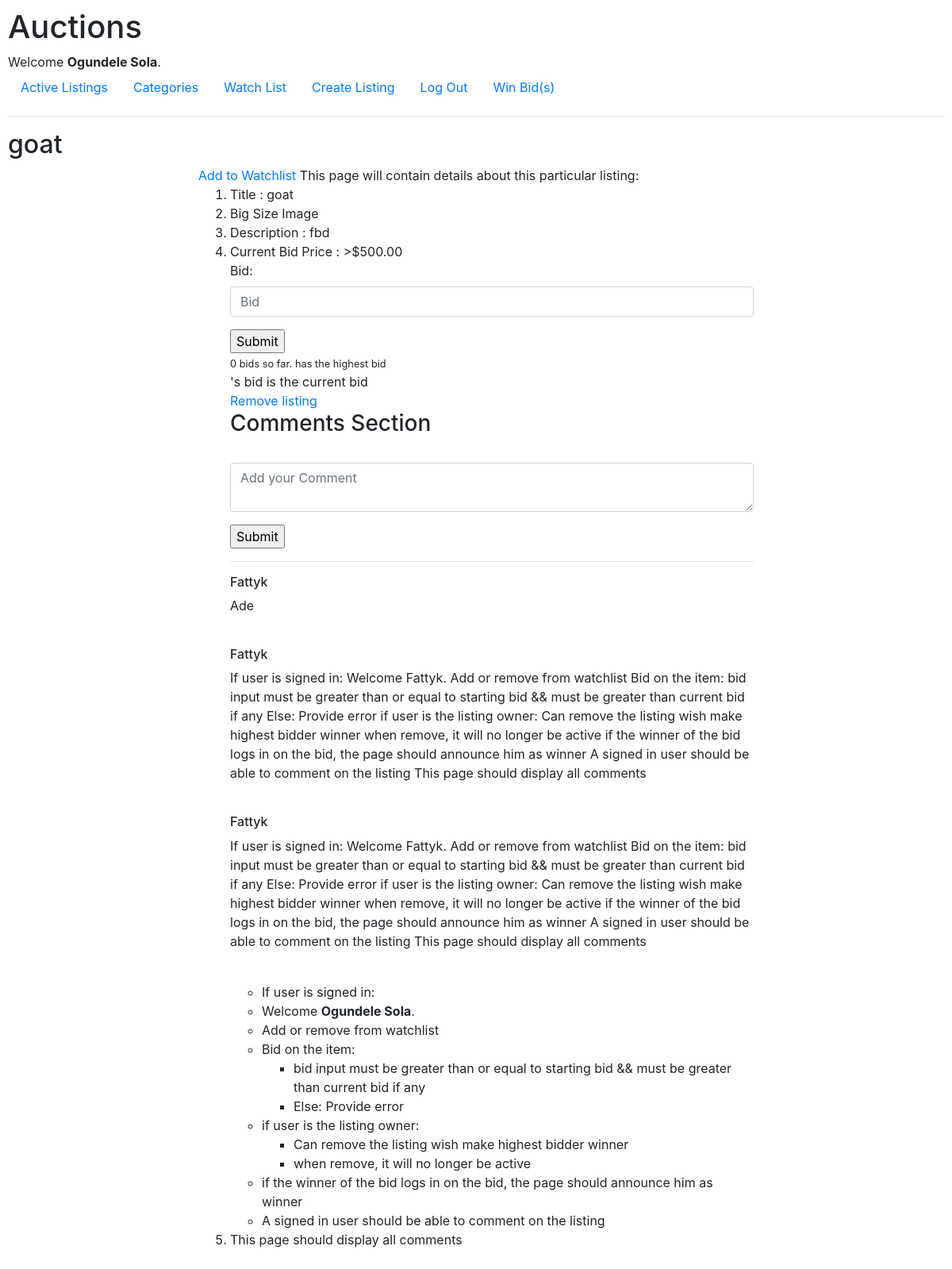
Screenshot of /3 (signed in) with the database file from the repository.
### auctions/models.py (models this page shows, shortened)
class User(AbstractUser):
    pass

class Listing(models.Model):
    title = models.CharField(max_length=64)
    description = models.TextField(max_length=100)
    c_price = models.IntegerField()
    image = models.ImageField(upload_to=image_directory_path)
    category = models.ForeignKey(Category, blank=True, null=True, on_delete=models.CASCADE, related_name="input_cat")
    highest_bidder = models.ForeignKey(User, blank=True, null=True, on_delete=models.CASCADE, related_name="highest_bidder")
    user = models.ForeignKey(User, blank=True, null= True, on_delete=models.CASCADE, related_name="uploader")

class Comment(models.Model):
    user = models.ForeignKey(User, on_delete=models.CASCADE, related_name="com_user")
    listing = models.ForeignKey(Listing, on_delete=models.CASCADE, related_name="com_listing")
    comment = models.CharField(max_length=200)

### auctions/views.py (the view, shortened to what this page needs)
# urls.py: path("<int:id>", views.listing, name="listing"),
def listing(request, id):
    if request.user.is_authenticated:
        user = request.user
        listing = Listing.objects.get(id=id)
        watch = Watch.objects.filter(user=user, listing=listing)
        add_remove_watchlist = "Remove from Watchlist" if (watch) else "Add to Watchlist"
        total_bid = listing.bid_listing.all()
        total_bid = len(total_bid)
        comments = Comment.objects.all()[::-1]
        return render(request, "auctions/listing.html",{
            "listing": listing,
            "add_remove_watchlist": add_remove_watchlist,
            "bidform":  BidForm(),
            "total_bid": total_bid,
            "comments": comments
        })
    return render(request, "auctions/listing.html")

### auctions/views.py
class BidForm(forms.Form):
    bid = forms.IntegerField(widget=forms.NumberInput(attrs={
        "class":"form-control",
        "placeholder": "Bid"
    }))

### auctions/templates/auctions/listing.html (shortened to what this page needs)
{% extends "auctions/layout.html" %}
{% load static %}
{% block body %}
    <h2>{{listing.title}}</h2>
        <section class="main">
            {% if user.is_authenticated %}
            <a href="{% url 'add_remove_watch' listing.id %}">{{add_remove_watchlist}}</a>
            {% endif %}
             This page will contain details about this particular listing:
             <ol>
                 <li>Title : {{listing.title}}</li>
                 <li>Big Size Image</li>
                 <li>Description : {{listing.description}}</li>
                 <li>Current Bid Price : >${{listing.c_price}}.00</li>
                    {% if user.is_authenticated %}
                    <form action="{% url 'listing' listing.id %}" method="POST">
                        <div class="form-group">
                            {{ bidform }}
                        </div>
                        <input type="submit"  class="btn-btn-primary">
                    </form>
                    {% if listing.highest_bidder.id == user.id %}
                    <small>{{total_bid}} bids so far. <span>You currently have the highest bid</span></small><br>
                        Your bid is the current bid
                    {% else %}
                    <small>{{total_bid}} bids so far. <span>{{listing.highest_bidder.username}} has the highest bid</span></small><br>
                        {{listing.highest_bidder.username}}'s bid is the current bid
                    {% endif %}
                    <br>
                    {% if listing.user.id == user.id %}
                        <a href="{% url 'remove_listing' listing.id %}">Remove listing</a>
                    {% endif %}
                    <h3>Comments Section</h3>
                    <br>
                    <form action="{% url 'comment' listing.id %}" method="POST">
                        <div class="form-group">
                            <textarea name="comment" class="form-control" placeholder="Add your Comment" maxlength="200"></textarea>
                        </div>
                        <input type="submit" class="btn-btn-primary">
                    </form>
                    <hr>
                    {% for comment in comments %}
                        <h6>{{ comment.user.username }}</h5>
                        <p>{{ comment.comment }}</p>
                        <br>
                    {% endfor %}
                    <ul>
                        <li>If user is signed in:
                        <li>Welcome <strong>{{ user.username }}</strong>.</li>
                        <li>Add or remove from watchlist</li>
                        <li>Bid on the item:
                            <ul>
                                <li>bid input must be greater than or equal to starting bid && must be greater than current bid if any</li>
                                <li>Else: Provide error</li>
                            </ul>
                        </li>
                        <li>if user is the listing owner:
                            <ul>
                                <li>Can remove the listing wish make highest bidder winner</li>
                                <li>when remove, it will no longer be active</li>
                            </ul>
                        </li>
                        <li>if the winner of the bid logs in on the bid, the page should announce him as winner</li>
                        <li>A signed in user should be able to comment on the listing</li>
                    </ul>
                    {% else %}
                        <li>Login for more actions</li>
                    {% endif %}
                 <li>This page should display all comments</li>
             </ol>
        </section>
{% endblock %}

### auctions/templates/auctions/layout.html (shortened to what this page needs)
{% load static %}
<!DOCTYPE html>
<html lang="en">
    <head>
        <link rel="stylesheet" href="https://stackpath.bootstrapcdn.com/bootstrap/4.4.1/css/bootstrap.min.css">
        <link href="{% static 'auctions/styles.css' %}" rel="stylesheet">
    </head>
    <body>
        <h1>Auctions</h1>
        <div>
            {% if user.is_authenticated %}
                Welcome <strong>{{ user.username }}</strong>.
            {% else %}
                Not signed in.
            {% endif %}
        </div>
        <ul class="nav">
            <li class="nav-item">
                <a class="nav-link" href="{% url 'index' %}">Active Listings</a>
            </li>
            <li class="nav-item">
                <a class="nav-link" href="{% url 'categories' %}">Categories</a>
            </li>
            {% if user.is_authenticated %}
                <li class="nav-item">
                    <a class="nav-link" href="{% url 'watch' %}">Watch List</a>
                </li>
                <li class="nav-item">
                    <a class="nav-link" href="{% url 'createList' %}">Create Listing</a>
                </li>
                <li class="nav-item">
                    <a class="nav-link" href="{% url 'logout' %}">Log Out</a>
                </li>
                <li class="nav-item">
                    <a class="nav-link" href="{% url 'won' %}">Win Bid(s)</a>
                </li>
            {% endif %}
        </ul>
        <hr>
        {% block body %}
        {% endblock %}
    </body>
</html>

### auctions/static/auctions/styles.css (style rules this page uses)
body { padding: 10px; }

### auctions/templates/auctions/listing.html (style rules this page uses)
.main { width: 700px; margin: 0px auto; }

### rows the page displays
User: username "Ogundele Sola"
Listing: title "goat", description "fbd", c_price "500"
Comment: user.username "Fattyk", comment "Ade"
Comment: user.username "Fattyk", comment "If user is signed in: Welcome Fattyk. Add or remove from watchlist Bid on the item: bid input must be greater than or equal to starting bid && must be greater than current bid if any Else: Provide error if user is the listing owner: Can remove the listing wish make highest bidder winner when remove, it will no longer be active if the winner of the bid logs in on the bid, the page should announce him as winner A signed in user should be able to comment on the listing This page should display all comments"
Comment: user.username "Fattyk", comment "If user is signed in: Welcome Fattyk. Add or remove from watchlist Bid on the item: bid input must be greater than or equal to starting bid && must be greater than current bid if any Else: Provide error if user is the listing owner: Can remove the listing wish make highest bidder winner when remove, it will no longer be active if the winner of the bid logs in on the bid, the page should announce him as winner A signed in user should be able to comment on the listing This page should display all comments"

### other values shown
{{ add_remove_watchlist }} "Add to Watchlist"
{{ total_bid }} "0"
